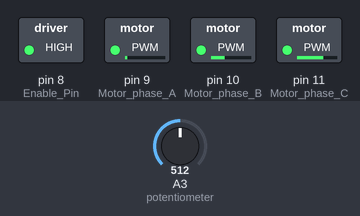
The sketch below on a simulated Arduino Uno, built with avr-gcc and run on an emulated ATmega328P. Shown: switched loads named in the sketch (green lamp = pin HIGH). Inputs (shaded band) come from the test bench; at power-on: A3 (potentiometer) = 512.

Above: at 1.2 s.
1.3 s: A3 (potentiometer) set to 716
At 1.8 s:
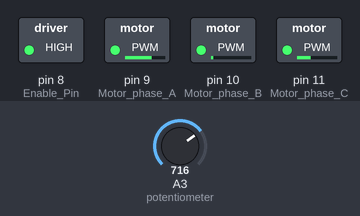
2.8 s: A3 (potentiometer) set to 900
At 4.0 s:
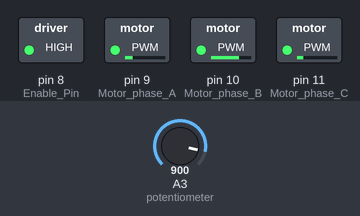
4.3 s: A3 (potentiometer) set to 1023
At 5.2 s:
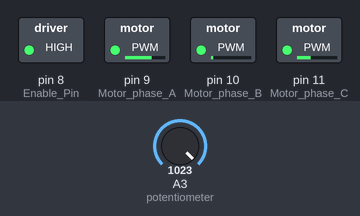
5.8 s: A3 (potentiometer) set to 306
At 6.4 s:
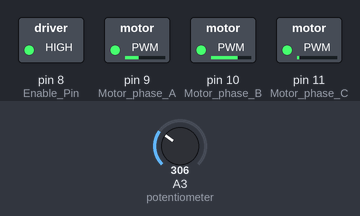
7.3 s: A3 (potentiometer) set to 122
At 8.7 s:
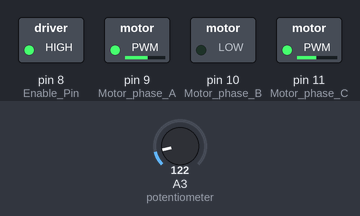
Timing chart, 0 to 9.8 s (numbered marks = the images above; inputs shaded):
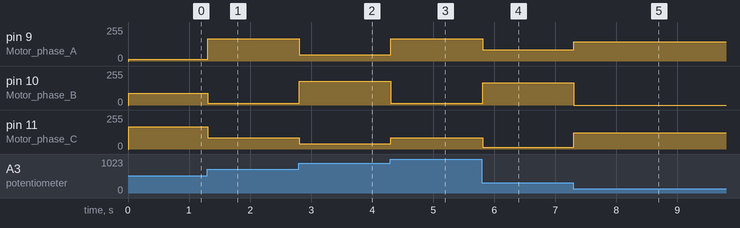

Measured:
- after the input at 1.3 s, pin 9 (Motor_phase_A): 12/255 → 168/255 at once; pin 10 (Motor_phase_B): 87/255 → 13/255 at once; pin 11 (Motor_phase_C): 167/255 → 86/255 at once
- after the input at 2.8 s, pin 9 (Motor_phase_A): 168/255 → 48/255 at once; pin 10 (Motor_phase_B): 13/255 → 177/255 at once; pin 11 (Motor_phase_C): 86/255 → 40/255 at once
- after the input at 4.3 s, pin 9 (Motor_phase_A): 48/255 → 168/255 at once; pin 10 (Motor_phase_B): 177/255 → 13/255 at once; pin 11 (Motor_phase_C): 40/255 → 86/255 at once
- after the input at 5.8 s, pin 9 (Motor_phase_A): 168/255 → 86/255 at once; pin 10 (Motor_phase_B): 13/255 → 168/255 at once; pin 11 (Motor_phase_C): 86/255 → 13/255 at once
- after the input at 7.3 s, pin 9 (Motor_phase_A): 86/255 → 143/255 at once; pin 10 (Motor_phase_B): 168/255 → 0/255 at once; pin 11 (Motor_phase_C): 13/255 → 122/255 at once

The sketch:

A__sal_kontrol.ino
```cpp
/* Open loop FOC control of the angle of a brushless motor
 * More on https://electronoobs.com/eng_arduino_tut176.php
 * YouTube channel: https://www.youtube.com/c/ELECTRONOOBS */

//Inputs and outputs
const int potentiometer = A3;     // The speed/angle potentiometer is connected on this pin
const int Enable_Pin = 8;         // Enable pin for the driver
const int Motor_phase_A = 9;      //Pin for driver input of phase A
const int Motor_phase_B = 10;     //Pin for driver input of phase B
const int Motor_phase_C = 11;     //Pin for driver input of phase C

//Variables used in the code
int16_t SINE_A = 0;               //Initial angle value of the phase A
int16_t SINE_B = 120;             //Initial angle value of the phase B
int16_t SINE_C = 240;             //Initial angle value of the phase C
int poles = 3;                   /*Amount of poles of the motor (change this value if the motor is not
                                  getting to a full rotation. For example, my motor has 28 poles but I had
                                  to add "11" in order to make a full rotation*/
uint32_t adc_read = 0;            //Variable to store the pot ADC value.
uint16_t pot_angle;               //Variable to store setpoint angle.


void setup() {
  Serial.begin(9600);
  //We need to set the PWM frequency to be the same for all 3 pins D9, D10 and D11
  TCCR0B = TCCR0B & 0b11111000 | 0x03 ; // Changing would affect millis() and delay() so better to leave it default (0x03).
  TCCR1B = TCCR1B & 0b11111000 | 0x01;  // Set PWM frequency at 31250Hz for D9 and 10, (0x03 is default value, gives 490 Hz).
  TCCR2B = TCCR2B & 0b11111000 | 0x01;  // Set PWM frequency at 31250Hz for D11 D3, (0x03 is default value, gives 490 Hz).

  pinMode(potentiometer, INPUT);
  pinMode(Motor_phase_A, OUTPUT);
  pinMode(Motor_phase_B, OUTPUT);
  pinMode(Motor_phase_C, OUTPUT);
  pinMode(Enable_Pin, OUTPUT);
  digitalWrite(Enable_Pin, HIGH);
}


void loop() {
  moving();             // Function for moving the motor
  //Read the potentiometer 10 times for better values
  for(uint8_t i=0;i<10;i++){
    adc_read += analogRead(potentiometer);
    delayMicroseconds(100);
  }
  adc_read=adc_read/10;
  /*The ADC read with the arduino is from 0 to 1023. We need to pass from ADC read to angle of the motor
    For that we multiply by 360 whitch is a full sine rotation. But to make a full motor rotation, we need
    a few sine rotations, that's why we multiply by the "poles" variable */
  pot_angle = (((float)adc_read)* (360*poles)/1024);
  SINE_A = pot_angle;     //Pass the degree information to the SINE_A variable
}


void moving(){
  SINE_B = SINE_A + 120;  //We have a 120 phase difference betweeen phase A and B
  SINE_C = SINE_B + 120;  //We have a 120 phase difference betweeen phase B and C

  //Range calculation of Sine Signal
  SINE_A = SINE_A%360;    //Keep the values between 0 and 359
  SINE_B = SINE_B%360;    //Keep the values between 0 and 359
  SINE_C = SINE_C%360;    //Keep the values between 0 and 359

  //Calculate the PWM values for creating a sine signal (SPWM)
  int SINE_A_PWM = sin((double)SINE_A*PI/180)*127.5+127.5;  //Multiply by PI and divide by 180 in order to pass from degrees to radians
  int SINE_B_PWM = sin((double)SINE_B*PI/180)*127.5+127.5;  //Multiply by 127.5 and add 127.5 in order to keep the range between 0-255
  int SINE_C_PWM = sin((double)SINE_C*PI/180)*127.5+127.5;  //Sine values between -1 and 1 are placed between 0-255 for PWM.

  analogWrite(Motor_phase_A, SINE_A_PWM*0.7);               //You might change the 0.7 value for more torque...
  analogWrite(Motor_phase_B, SINE_B_PWM*0.7);               //You might change the 0.7 value for more torque...
  analogWrite(Motor_phase_C, SINE_C_PWM*0.7);               //You might change the 0.7 value for more torque...
}
```
